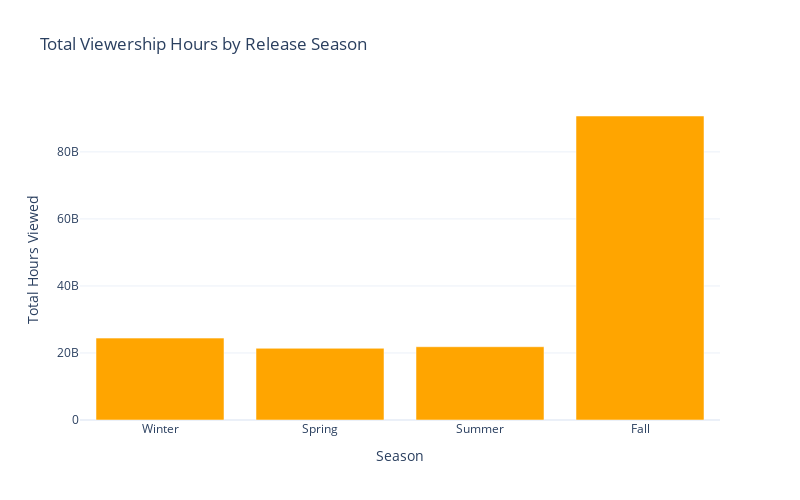

Source (notebook cell):
### Code cell
#Viewership Hours on Season based release month

def get_season(month):
    if month in [12,1, 2]:
        return 'Winter'
    elif month in [3, 4, 5]:
        return 'Spring'
    elif month in [6, 7, 8]:
        return 'Summer'
    else:
        return 'Fall'

netflix_data['Release Season'] = netflix_data['Release Month'].apply(get_season)

seasonal_view = netflix_data.groupby('Release Season')['Hours Viewed'].sum()
season_order =['Winter','Spring','Summer', 'Fall']

seasonal_view = seasonal_view.reindex(season_order)

fig = go.Figure(data=[
    go.Bar(
        x=seasonal_view.index,
        y=seasonal_view.values,
        marker_color='orange'
    )
])

fig.update_layout(
    title='Total Viewership Hours by Release Season',
    xaxis_title='Season',
    yaxis_title='Total Hours Viewed',
    xaxis_tickangle=0,
    height=500,
    width=800,
    xaxis=dict(
        categoryorder='array',
        categoryarray=season_order
    )
)

fig.show()

### Figure 1 — Plotly figure (JSON) as saved in the notebook; plotly's stock layout.template omitted (floating-point values rounded to 4 significant figures)
{"data": [{"marker": {"color": "orange"}, "type": "bar", "x": ["Winter", "Spring", "Summer", "Fall"], "y": [24431100000, 21397400000, 21864600000, 90708800000]}], "layout": {"height": 500, "title": {"text": "Total Viewership Hours by Release Season"}, "width": 800, "xaxis": {"autorange": true, "categoryarray": ["Winter", "Spring", "Summer", "Fall"], "categoryorder": "array", "range": [-0.5, 3.5], "tickangle": 0, "title": {"text": "Season"}, "type": "category"}, "yaxis": {"autorange": true, "range": [0, 95480000000.0], "title": {"text": "Total Hours Viewed"}, "type": "linear"}}}
